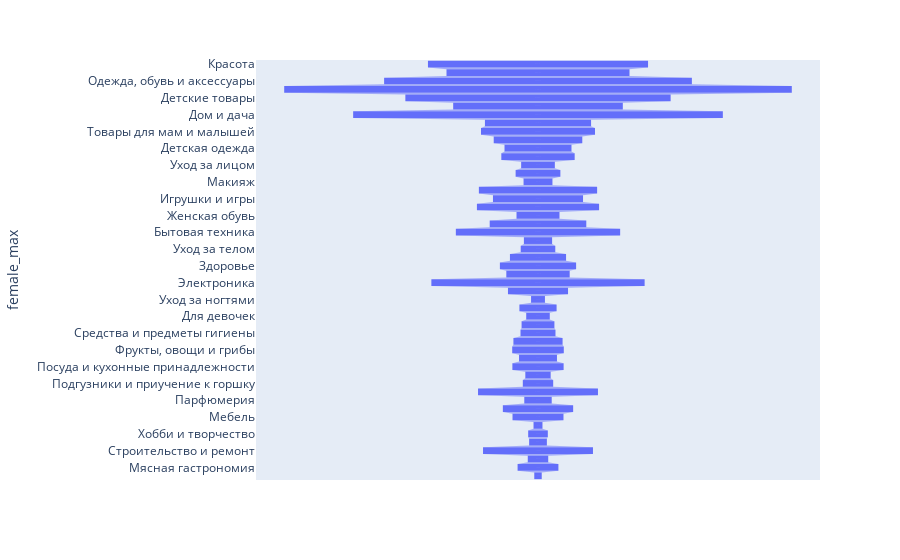

The notebook cell this image was saved under:
### Code cell
import plotly.express as px
data = dict(values=df_female_max['male'],female_max=df_female_max['Description'])
fig = px.funnel(data, y='female_max',x='values')
fig.show()

### Figure 1 — Plotly figure (JSON) as saved in the notebook; plotly's stock layout.template omitted (floating-point values rounded to 4 significant figures)
{"data": [{"hovertemplate": "values=%{x}<br>female_max=%{y}<extra></extra>", "legendgroup": "", "marker": {"color": "#636efa"}, "name": "", "orientation": "h", "showlegend": false, "type": "funnel", "x": [39710, 33015, 55527, 91581, 47860, 30605, 66697, 19151, 20568, 15977, 12081, 13231, 6076, 8071, 5215, 21332, 16249, 22039, 7750, 17425, 29648, 5090, 6236, 10126, 13752, 11431, 38476, 10835, 2506, 6707, 4250, 5920, 6306, 8868, 9306, 6845, 9244, 4571, 5482, 21640, 4950, 12684, 9193, 1613, 3542, 3201, 19836, 3692, 7363, 1346], "xaxis": "x", "y": ["Красота", "Косметика, парфюмерия и уход", "Одежда, обувь и аксессуары", "Продукты", "Детские товары", "Товары для животных", "Дом и дача", "Корма для кошек и собак", "Товары для мам и малышей", "Обувь", "Детская одежда", "Корма для кошек", "Уход за лицом", "Женская одежда", "Макияж", "Досуг и развлечения", "Игрушки и игры", "Бакалейные товары", "Женская обувь", "Молочная гастрономия", "Бытовая техника", "Уход за волосами", "Уход за телом", "Детское питание", "Здоровье", "Книги (inactive)", "Электроника", "Лекарства", "Уход за ногтями", "Аксессуары", "Для девочек", "Корма для собак", "Средства и предметы гигиены", "Кондитерские изделия", "Фрукты, овощи и грибы", "Бытовая химия", "Посуда и кухонные принадлежности", "Пюре", "Подгузники и приучение к горшку", "Телефоны", "Парфюмерия", "Мужская одежда", "Мебель", "Для лица", "Хобби и творчество", "Для мальчиков", "Строительство и ремонт", "Развитие и обучение", "Мясная гастрономия", "Для глаз"], "yaxis": "y"}], "layout": {"legend": {"tracegroupgap": 0}, "margin": {"t": 60}, "xaxis": {"anchor": "y", "domain": [0, 1], "title": {"text": "values"}}, "yaxis": {"anchor": "x", "domain": [0, 1], "title": {"text": "female_max"}}}}
